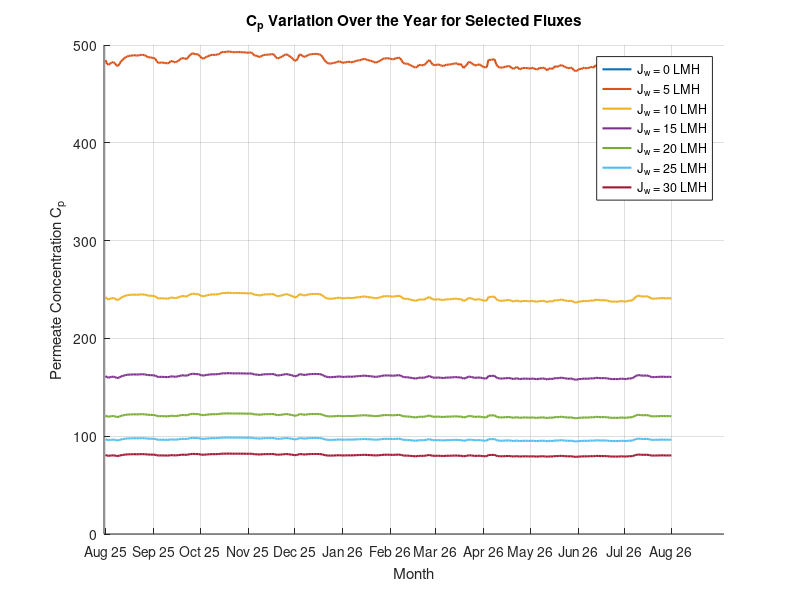

The MATLAB script that drew this image:
%% Obselet file
load('C_p_finder.mat', 'C_p_block', 'J_w');

month_ticks = [1 32 62 93 123 154 185 214 245 275 306 336 366];
month_labels = {'Aug 25','Sep 25','Oct 25','Nov 25','Dec 25','Jan 26',...
                'Feb 26','Mar 26','Apr 26','May 26','Jun 26','Jul 26','Aug 26'};


figure('Name','Cp Line Curves','Position',[300 300 900 400]);
hold on;

flux_picks = [0, 5, 10, 15, 20, 25, 30];
colors = lines(length(flux_picks));

for k = 1:length(flux_picks)
    idx = find(J_w == flux_picks(k));
    plot(1:366, C_p_block(idx, :), 'Color', colors(k,:), ...
         'LineWidth', 1.5, 'DisplayName', sprintf('J_w = %.0f LMH', flux_picks(k)));
end
hold off;

xticks(month_ticks); xticklabels(month_labels);
xlabel('Month');
ylabel('Permeate Concentration C_p');
title('C_p Variation Over the Year for Selected Fluxes');
legend('Location', 'best');
grid on;
